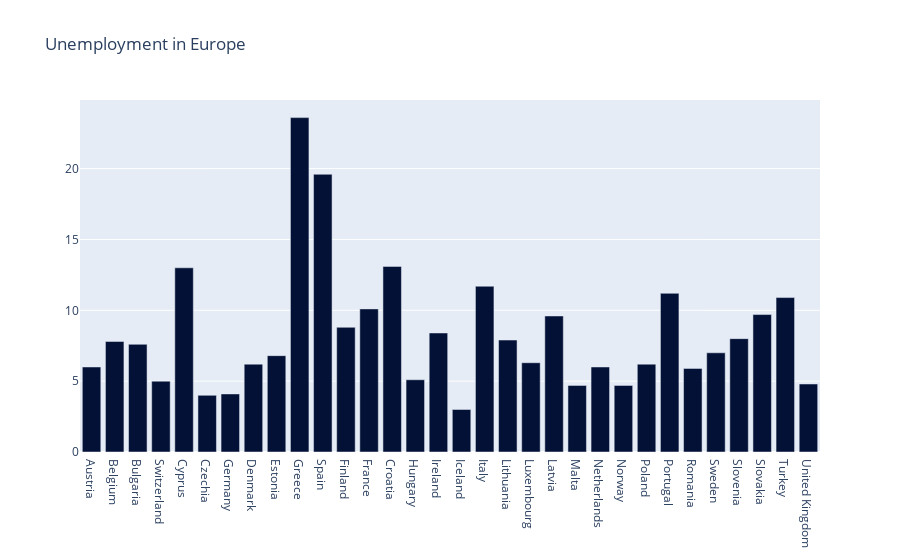

The notebook cell saved with this chart:
### Code cell
trace = [go.Bar(
             x = unemployment['country'],
             y = unemployment['unemp_rate'],
             name = 'Unemployment',
             marker = dict(color = 'rgb(4, 17, 54)'),
)]
layout = go.Layout(title = 'Unemployment in Europe')
fig = go.Figure(data = trace, layout = layout)
iplot(fig)

### Figure 1 — Plotly figure (JSON) as saved in the notebook; plotly's stock layout.template omitted (floating-point values rounded to 4 significant figures)
{"data": [{"marker": {"color": "rgb(4, 17, 54)"}, "name": "Unemployment", "type": "bar", "x": ["Austria", "Belgium", "Bulgaria", "Switzerland", "Cyprus", "Czechia", "Germany", "Denmark", "Estonia", "Greece", "Spain", "Finland", "France", "Croatia", "Hungary", "Ireland", "Iceland", "Italy", "Lithuania", "Luxembourg", "Latvia", "Malta", "Netherlands", "Norway", "Poland", "Portugal", "Romania", "Sweden", "Slovenia", "Slovakia", "Turkey", "United Kingdom"], "y": [6.0, 7.8, 7.6, 5.0, 13.0, 4.0, 4.1, 6.2, 6.8, 23.6, 19.6, 8.8, 10.1, 13.1, 5.1, 8.4, 3.0, 11.7, 7.9, 6.3, 9.6, 4.7, 6.0, 4.7, 6.2, 11.2, 5.9, 7.0, 8.0, 9.7, 10.9, 4.8]}], "layout": {"title": {"text": "Unemployment in Europe"}}}
